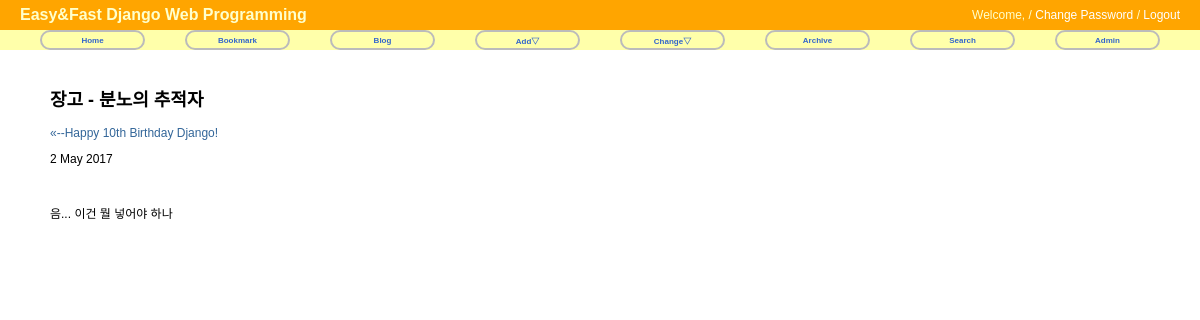
Page /blog/post/장고-분노의-추적자/ on the committed database.
### blog/models.py (models this page shows, shortened)
@python_2_unicode_compatible
class Post(models.Model):
    title = models.CharField('TITLE',max_length=50)
    slug = models.SlugField('SLUG', unique=True, allow_unicode=True, help_text='one word for title alias.')
    description = models.CharField('DESCRIPTION', max_length=100, blank=True, help_text='simple description text')
    content = models.TextField('CONTENT')
    create_date = models.DateTimeField('Create Date', auto_now_add=True)
    modify_date = models.DateTimeField('Modify Date', auto_now=True)
    owner = models.ForeignKey(User, null=True)
    class Meta:
        verbose_name = 'post'
        verbose_name_plural = 'posts'
        db_table = 'my_post'
        ordering = ('-modify_date',)
    def __str__(self):
        return self.title
    def get_absolute_url(self):
        return reverse('blog:post_detail', args=(self.slug,))
    def get_previous_post(self):
        return self.get_previous_by_modify_date()

### blog/templates/blog/post_detail.html (shortened to what this page needs)
{% extends "base.html" %}
{% block content %}
<div id="content">
<h2>{{ object.title }}</h2>
<p class="other_posts">
    {% if object.get_previous_by_modify_date %}
    <a href="{{ object.get_previous_post.get_absolute_url }}" title="View previous post">&laquo;--{{ object.get_previous_post }}</a>
    {% endif %}
</p>
<p class="date">{{ object.modify_date|date:"j F Y" }}</p>
<br/>
<div class='body'>
    {{ object.content|linebreaks }}
</div>
</div>
{% endblock %}

### static/css/base.css (style rules this page uses)
body { font-family: "Lucia Grande",Verdana,Arial,sans-serif; font-size: 12px; }
div#content { position: absolute; top: 70px; left: 50px; right: 50px; }
a:link, a:visited { color: #369; text-decoration: none; }

### rows in the picture
Post: title "장고 - 분노의 추적자", get_previous_post "Happy 10th Birthday Django!", modify_date "2 May 2017", content "음... 이건 뭘 넣어야 하나"
